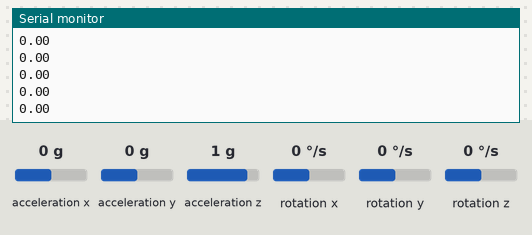
A sketch run on a simulated Arduino Uno, built with avr-gcc and run on an emulated ATmega328P. Parts: the last lines printed to the serial monitor. Wiring (inferred from the names in the program): MPU-6050 motion sensor at I2C address 0x68. Inputs (shaded band) come from the test bench; at power-on: acceleration y 0 g, acceleration x 0 g, acceleration z 1 g, rotation x 0 °/s, rotation y 0 °/s, rotation z 0 °/s.

Above: at 1.2 s.
1.3 s: acceleration y set to -0.8 g
At 2.0 s:
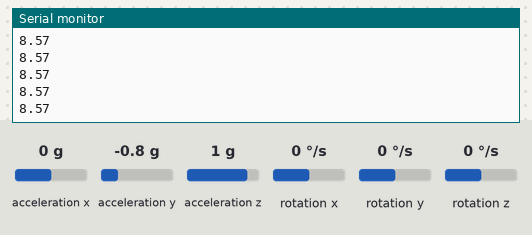
2.8 s: acceleration y set to 0.8 g
At 3.8 s:
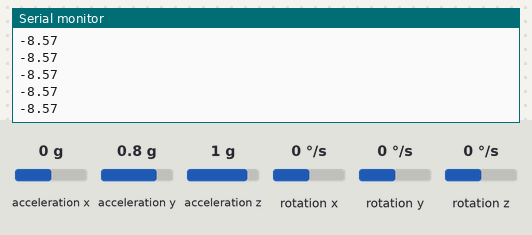
Timing chart, 0 to 5.8 s (numbered marks = the images above; inputs shaded):
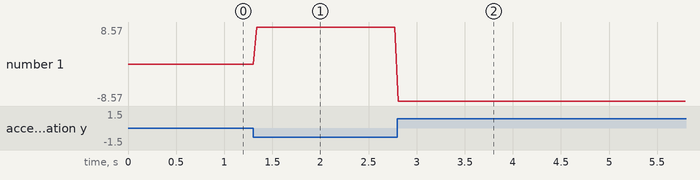

Measured:
- after the input at 1.3 s, the serial monitor: prints a new line at once (image 1)
- after the input at 2.8 s, the serial monitor: prints a new line at once (image 2)
- plotted number 1: 0 → 8.57 after the input at 1.3 s, 8.57 → -8.57 after the input at 2.8 s

The sketch:

cadutaGRAVIconMPU6050.ino
```cpp
// ESPERIMENTO DI VERIFICA DELLA LEGGE DI CADUTA DEI GRAVI
// con modulo MPU6050, cavo USB lungo e patatine di polistirolo


#include<Wire.h>

const int MPU_addr=0x68;  // I2C address of the MPU-6050

int16_t AcX,AcY,AcZ,Tmp,GyX,GyY,GyZ;
float Ac;


void setup(){
  Wire.begin();
  Wire.beginTransmission(MPU_addr);
  Wire.write(0x6B);  // PWR_MGMT_1 register
  Wire.write(0);     // set to zero (wakes up the MPU-6050)
  Wire.endTransmission(true);
  Serial.begin(9600);

}


void loop(){
  Wire.beginTransmission(MPU_addr);
  Wire.write(0x3B);  // starting with register 0x3B (ACCEL_XOUT_H)
  Wire.endTransmission(false);
  Wire.requestFrom(MPU_addr,14,true);  // request a total of 14 registers
    AcX=Wire.read()<<8|Wire.read();  // 0x3B (ACCEL_XOUT_H) & 0x3C (ACCEL_XOUT_L)

    AcY=Wire.read()<<8|Wire.read();  // 0x3D (ACCEL_YOUT_H) & 0x3E (ACCEL_YOUT_L)
    AcZ=Wire.read()<<8|Wire.read();  // 0x3F (ACCEL_ZOUT_H) & 0x40 (ACCEL_ZOUT_L)
    Ac = 9.81 * pow(AcX*AcX + AcY*AcY + AcZ*AcZ , 1/3);

  //Tmp=Wire.read()<<8|Wire.read();  // 0x41 (TEMP_OUT_H) & 0x42 (TEMP_OUT_L)
  //GyX=Wire.read()<<8|Wire.read();  // 0x43 (GYRO_XOUT_H) & 0x44 (GYRO_XOUT_L)
  //GyY=Wire.read()<<8|Wire.read();  // 0x45 (GYRO_YOUT_H) & 0x46 (GYRO_YOUT_L)
  //GyZ=Wire.read()<<8|Wire.read();  // 0x47 (GYRO_ZOUT_H) & 0x48 (GYRO_ZOUT_L)
  //Serial.print("AcX = "); Serial.print(AcX);
  //Serial.print(" | AcY = "); Serial.print(AcY);
  //Serial.print(" | AcZ = "); Serial.println(AcZ);
  //Serial.print(" | Tmp = "); Serial.print(Tmp/340.00+36.53);  //equation for temperature in degrees C from datasheet
  //Serial.print(" | GyX = "); Serial.print(GyX);
  //Serial.print(" | GyY = "); Serial.print(GyY);
  //Serial.print(" | GyZ = "); Serial.println(GyZ);
  if(AcY<16000 && AcY>-16000){Serial.println(-9.81 / 15000 * AcY);}   // Scegliere X, Y o Z a seconda dei casi
  delay(33);
}

// Fonte xxx
// poi riadattamenti personali


/*

// --------------------------------------
// i2c_scanner
//
// Version 1
//    This program (or code that looks like it)
//    can be found in many places.
//    For example on the Arduino.cc forum.
//    The original author is not know.
// Version 2, Juni 2012, Using Arduino 1.0.1
//     Adapted to be as simple as possible by Arduino.cc user Krodal
// Version 3, Feb 26  2013
//    V3 by louarnold
// Version 4, March 3, 2013, Using Arduino 1.0.3
//    by Arduino.cc user Krodal.
//    Changes by louarnold removed.
//    Scanning addresses changed from 0...127 to 1...119,
//    according to the i2c scanner by Nick Gammon
//    https://www.gammon.com.au/forum/?id=10896
// Version 5, March 28, 2013
//    As version 4, but address scans now to 127.
//    A sensor seems to use address 120.
// Version 6, November 27, 2015.
//    Added waiting for the Leonardo serial communication.
//
//
// This sketch tests the standard 7-bit addresses
// Devices with higher bit address might not be seen properly.
//

#include <Wire.h>


void setup()
{
  Wire.begin();

  Serial.begin(9600);
  while (!Serial);             // Leonardo: wait for serial monitor
  Serial.println("\nI2C Scanner");
}


void loop()
{
  byte error, address;
  int nDevices;

  Serial.println("Scanning...");

  nDevices = 0;
  for(address = 1; address < 127; address++ )
  {
    // The i2c_scanner uses the return value of
    // the Write.endTransmisstion to see if
    // a device did acknowledge to the address.
    Wire.beginTransmission(address);
    error = Wire.endTransmission();

    if (error == 0)
    {
      Serial.print("I2C device found at address 0x");
      if (address<16)
        Serial.print("0");
      Serial.print(address,HEX);
      Serial.println("  !");

      nDevices++;
    }
    else if (error==4)
    {
      Serial.print("Unknown error at address 0x");
      if (address<16)
        Serial.print("0");
      Serial.println(address,HEX);
    }
  }
  if (nDevices == 0)
    Serial.println("No I2C devices found\n");
  else
    Serial.println("done\n");

  delay(5000);           // wait 5 seconds for next scan
}

*/


/*****************************************************************************/

//
//  This library is free software; you can redistribute it and/or
//  modify it under the terms of the GNU Lesser General Public
//  License as published by the Free Software Foundation; either
//  version 2.1 of the License, or (at your option) any later version.
//
//  This library is distributed in the hope that it will be useful,
//  but WITHOUT ANY WARRANTY; without even the implied warranty of
//  MERCHANTABILITY or FITNESS FOR A PARTICULAR PURPOSE.  See the GNU
//  Lesser General Public License for more details.
//
//  You should have received a copy of the GNU Lesser General Public
//  License along with this library; if not, write to the Free Software
//  Foundation, Inc., 51 Franklin St, Fifth Floor, Boston, MA  02110-1301  USA
//
/*******************************************************************************/
/*
#include <Wire.h>
#include <ADXL345.h>


ADXL345 adxl; //variable adxl is an instance of the ADXL345 library

void setup(){
  Serial.begin(9600);
  adxl.powerOn();

  //set activity/ inactivity thresholds (0-255)
  adxl.setActivityThreshold(75); //62.5mg per increment
  adxl.setInactivityThreshold(75); //62.5mg per increment
  adxl.setTimeInactivity(10); // how many seconds of no activity is inactive?

  //look of activity movement on this axes - 1 == on; 0 == off
  adxl.setActivityX(1);
  adxl.setActivityY(1);
  adxl.setActivityZ(1);

  //look of inactivity movement on this axes - 1 == on; 0 == off
  adxl.setInactivityX(1);
  adxl.setInactivityY(1);
  adxl.setInactivityZ(1);

  //look of tap movement on this axes - 1 == on; 0 == off
  adxl.setTapDetectionOnX(0);
  adxl.setTapDetectionOnY(0);
  adxl.setTapDetectionOnZ(1);

  //set values for what is a tap, and what is a double tap (0-255)
  adxl.setTapThreshold(50); //62.5mg per increment
  adxl.setTapDuration(15); //625us per increment
  adxl.setDoubleTapLatency(80); //1.25ms per increment
  adxl.setDoubleTapWindow(200); //1.25ms per increment

  //set values for what is considered freefall (0-255)
  adxl.setFreeFallThreshold(7); //(5 - 9) recommended - 62.5mg per increment
  adxl.setFreeFallDuration(45); //(20 - 70) recommended - 5ms per increment

  //setting all interrupts to take place on int pin 1
  //I had issues with int pin 2, was unable to reset it
  adxl.setInterruptMapping( ADXL345_INT_SINGLE_TAP_BIT,   ADXL345_INT1_PIN );
  adxl.setInterruptMapping( ADXL345_INT_DOUBLE_TAP_BIT,   ADXL345_INT1_PIN );
  adxl.setInterruptMapping( ADXL345_INT_FREE_FALL_BIT,    ADXL345_INT1_PIN );
  adxl.setInterruptMapping( ADXL345_INT_ACTIVITY_BIT,     ADXL345_INT1_PIN );
  adxl.setInterruptMapping( ADXL345_INT_INACTIVITY_BIT,   ADXL345_INT1_PIN );

  //register interrupt actions - 1 == on; 0 == off
  adxl.setInterrupt( ADXL345_INT_SINGLE_TAP_BIT, 1);
  adxl.setInterrupt( ADXL345_INT_DOUBLE_TAP_BIT, 1);
  adxl.setInterrupt( ADXL345_INT_FREE_FALL_BIT,  1);
  adxl.setInterrupt( ADXL345_INT_ACTIVITY_BIT,   1);
  adxl.setInterrupt( ADXL345_INT_INACTIVITY_BIT, 1);
}

void loop(){

  //Boring accelerometer stuff
  int x,y,z;
  adxl.readXYZ(&x, &y, &z); //read the accelerometer values and store them in variables  x,y,z
  // Output x,y,z values
  Serial.print("values of X , Y , Z: ");
  Serial.print(x);
  Serial.print(" , ");
  Serial.print(y);
  Serial.print(" , ");
  Serial.println(z);

  double xyz[3];
  double ax,ay,az;
  adxl.getAcceleration(xyz);
  ax = xyz[0];
  ay = xyz[1];
  az = xyz[2];
  Serial.print("X=");
  Serial.print(ax);
    Serial.println(" g");
  Serial.print("Y=");
  Serial.print(ay);
    Serial.println(" g");
  Serial.print("Z=");
  Serial.print(az);
    Serial.println(" g");
  Serial.println("**********************");
  delay(500);


*/
/*

  //Fun Stuff!
  //read interrupts source and look for triggerd actions

  //getInterruptSource clears all triggered actions after returning value
  //so do not call again until you need to recheck for triggered actions
   byte interrupts = adxl.getInterruptSource();

  // freefall
  if(adxl.triggered(interrupts, ADXL345_FREE_FALL)){
    Serial.println("freefall");
    //add code here to do when freefall is sensed
  }

  //inactivity
  if(adxl.triggered(interrupts, ADXL345_INACTIVITY)){
    Serial.println("inactivity");
     //add code here to do when inactivity is sensed
  }

  //activity
  if(adxl.triggered(interrupts, ADXL345_ACTIVITY)){
    Serial.println("activity");
     //add code here to do when activity is sensed
  }

  //double tap
  if(adxl.triggered(interrupts, ADXL345_DOUBLE_TAP)){
    Serial.println("double tap");
     //add code here to do when a 2X tap is sensed
  }

  //tap
  if(adxl.triggered(interrupts, ADXL345_SINGLE_TAP)){
    Serial.println("tap");
     //add code here to do when a tap is sensed
  } */

//}
// Tutorial https://dqsoft.blogspot.com/2015/07/modulo-acelerometro-adxl345-ligado-ao_16.html
```
